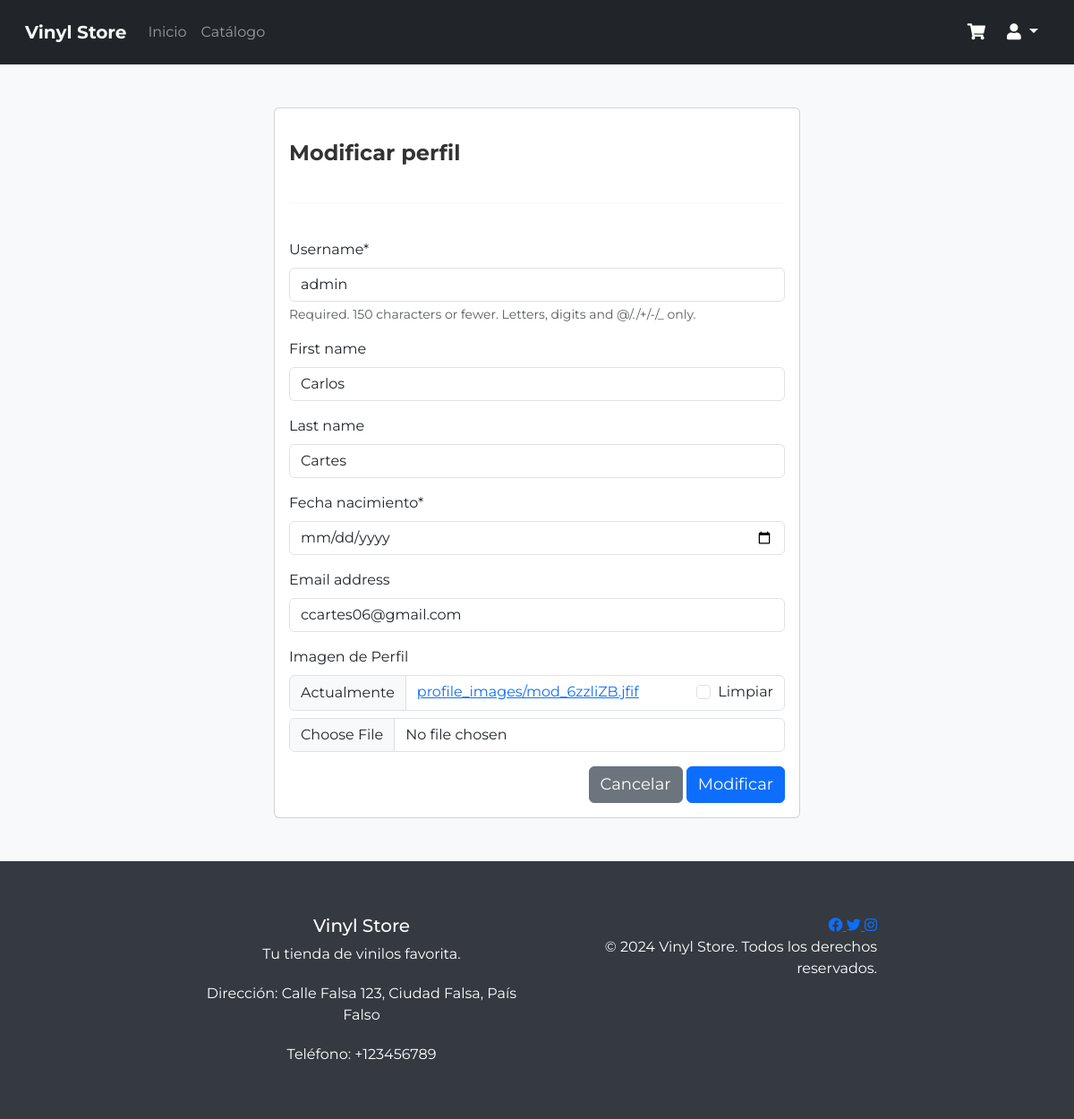
The page /modificarperfil/1/ (signed in) on the database its author committed.
### aplicacion/models.py (models this page shows, shortened)
class CustomUser(AbstractUser):
    fecha_nacimiento = models.DateField(blank=True, null=True)
    imagen = models.ImageField(upload_to='profile_images/', blank=True, null=True)

### aplicacion/views.py (the view)
# urls.py: path('modificarperfil/<int:id>/', modificarperfil, name='modificarperfil'),
@login_required
def modificarperfil(request, id):
    user = get_object_or_404(CustomUser, id=id)
    form = UpdCustomUserCreationForm(instance=user)
    if request.method == "POST":
        form = UpdCustomUserCreationForm(request.POST, files=request.FILES, instance=user)
        if form.is_valid():
            form.save()
            messages.success(request, "Perfil modificado correctamente")
            return redirect('perfil_usuario')  # Redirigir al perfil del usuario después de guardar los cambios
    datos = {
        'user': user,
        'form': form
    }
    return render(request, 'aplicacion/modificarperfil.html', datos)

### aplicacion/forms.py (shortened to what this page needs)
class UpdCustomUserCreationForm(forms.ModelForm):
    fecha_nacimiento = forms.DateField(widget=forms.DateInput(attrs={"type":"date"}))
    imagen = forms.ImageField(label='Imagen de Perfil', required=False)
    class Meta:
        model = CustomUser
        fields = ['username', 'first_name', 'last_name', 'fecha_nacimiento', 'email', 'imagen']

### aplicacion/templates/aplicacion/modificarperfil.html (shortened to what this page needs)
{% extends "aplicacion/base.html" %}
{% load static %}
{% load crispy_forms_tags %}
{% block content %}
<br><br>
<div class="row">
    <div class="col-12 col-md-6 offset-md-3">
        <div class="card">
            <div class="card-body">
                <h2>Modificar perfil</h2>
                <hr>
                <form action="" method="post" enctype="multipart/form-data">
                    {{form | crispy}}
                    <div class="d-flex justify-content-end">
                        <a href="{% url 'perfil_usuario' %}">
                            <button type="button" class="btn btn-secondary">Cancelar</button>
                        </a>
                        <input type="submit" value="Modificar" class="btn btn-primary">
                    </div>
                </form>
            </div>
        </div>
    </div>
</div>
<br></br>
{% endblock content %}

### aplicacion/static/aplicacion/css/main.css (style rules this page uses)
body { font-family: 'Montserrat', sans-serif; background-color: #f8f9fa; margin-bottom: 0; }
hr { border-top: 1px solid #ddd; margin-top: 40px; margin-bottom: 40px; }
h2 { margin-top: 20px; margin-bottom: 20px; }
.btn { font-size: 18px; }
h2 { font-size: 1.5rem; font-weight: bold; color: #333; margin-bottom: 10px; }

### rows shown on the page
CustomUser: username "admin", first_name "Carlos", last_name "Cartes", email "ccartes06@gmail.com"
